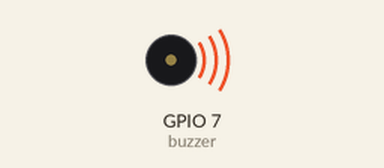
Simulated run of this program. Board: Raspberry Pi (BCM pin numbers). Parts: buzzer (waves = sounding, pin HIGH). What the program prints to the terminal is not drawn. At 7.8 s the program stops and its outputs stay as they are.

Above: at 0.01 s.
At 7.5 s:
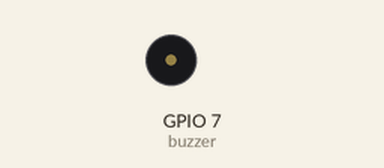
Timing chart, 0 to 9.0 s (numbered marks = the images above):
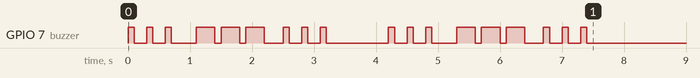

The program:

6-morsecode-all.py
```python
from time import sleep
from gpiozero import Buzzer
from gpiozero.pins.pigpio import PiGPIOFactory

factory = PiGPIOFactory('192.168.0.122')
buzzer = Buzzer(7, pin_factory=factory)


def element(tfrom, tto):
    buzzer.on()
    sleep(tfrom)
    buzzer.off()
    sleep(tto)


def dot():
    element(0.1, 0.2)


def dash():
    element(0.3, 0.1)


def letterSpace():
    sleep(0.2)


def wordSpace():
    sleep(0.6)


def morseLetterS():
    for i in range(3):
        dot()


def morseLetterO():
    for i in range(3):
        dash()


def word(fun):
    fun()
    letterSpace()


alphabet = {
    "s": lambda: word(morseLetterS),
    "o": lambda: word(morseLetterO),
    " ": lambda: wordSpace()
}

# system("clear")
# userInput = input("Provide an input to be converted to morse code")
sos = "sos    sos"
sos = sos.lower()
sos = " ".join(sos.split())
print(sos)

for c in sos:
    fun = alphabet.get(c)
    fun()
```
